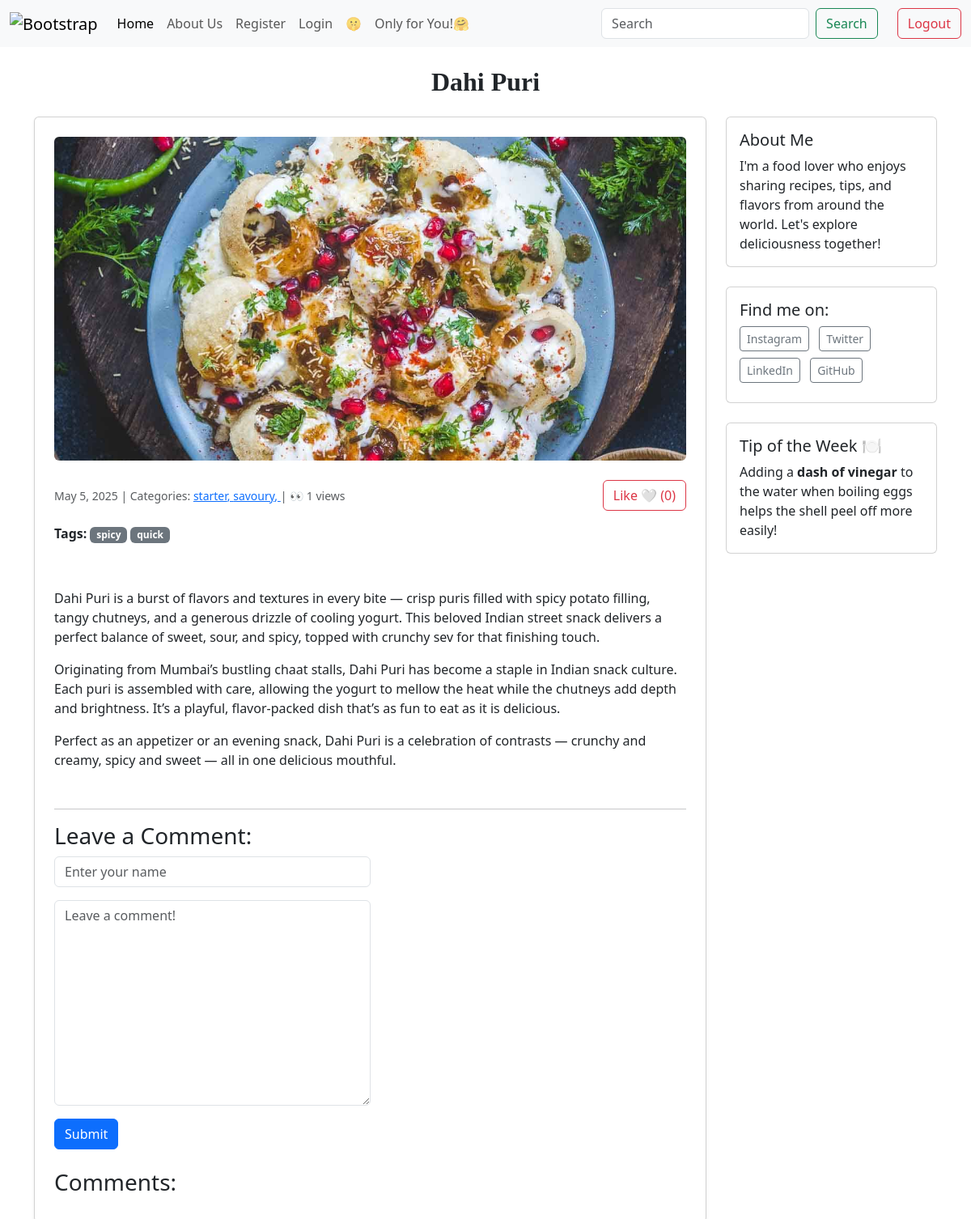
The app's page /post/17/ with its own data.
### blogapp/models.py (models this page shows, shortened)
class Post(models.Model):
    title = models.CharField(max_length=255)
    body = models.TextField(default='nada')
    created_on = models.DateTimeField(auto_now_add=True)
    last_modified = models.DateTimeField(auto_now=True)
    categories = models.ManyToManyField("Category", related_name="posts")
    image = models.ImageField(upload_to='post_images/', blank=True, null=True)
    likes = models.ManyToManyField(User, related_name='post_likes', blank=True) #The related_name='post_likes' is crucial for reverse lookup. i.e. user.post_likes.all()
    tags = models.ManyToManyField('Tag', blank=True, related_name='posts')
    def total_likes(self):
        return self.likes.count()
    @property
    def total_views(self):
        return self.postview_set.count() #postview_set is Django’s default reverse relation

class Category(models.Model):
    name = models.CharField(max_length=30)
    class Meta:
        verbose_name_plural = 'Categories'

class Tag(models.Model):
    name = models.CharField(max_length=20)

### blogapp/views.py (the view, shortened to what this page needs)
# urls.py: path("post/<int:pk>/", views.blog_detail, name="blog_detail"),
def blog_detail(request, pk):
    post = Post.objects.get(pk=pk)
    form = CommentForm()
    if request.user.is_authenticated:
        PostView.objects.create(user=request.user, post=post)
    comments = Comment.objects.filter(post=post)
    context = {
        "post": post,
        "comments": comments,
        "form": CommentForm(),
    }
    return render(request, "blogapp/detail.html", context)

### blogapp/forms.py
class CommentForm(forms.Form):
    author = forms.CharField(
        max_length=35,
        widget = forms.TextInput(
            attrs={"class": "form-control", "placeholder": "Enter your name"}
        ),
    )
    body = forms.CharField(
        widget=forms.Textarea(
            attrs={'class':'form-control', "placeholder":"Leave a comment!"}
        ),
    )

### blogapp/templates/blogapp/detail.html (shortened to what this page needs)
{% extends "blogapp/index.html" %}
{% load widget_tweaks %}
    {% block page_title %}
    <div class="text-center my-4">
     <h2 style="font-family: 'Javanese Text', serif; font-weight: bold;"> {{post.title }} </h2>
    </div>
    {% endblock page_title %}
    {% block page_content %}
    <div class="container mt-4">
        <div class="row">
            <div class="col-md-9">
                <div class="card p-4 shadow-sm">
                    <img src="{{ post.image.url }}" class="card-img-top mb-4 rounded" alt="{{post.title}}" style="max-height: 400px; object-fit: cover;">
                    <div class="d-flex align-items-center justify-content-between mb-3">
                        <small class="text-muted">
                            {{ post.created_on.date}} | Categories:
                            {% for category in post.categories.all %}
                                <a href="{% url 'blog_category' category.name %}">
                                    {{ category.name }},
                                </a>
                            {% endfor %}
                            | 👀 {{post.total_views}} views
                        </small>
                        <form action="{% url 'like_post' post.pk %}" method="POST">
                            {% if user in post.likes.all %}
                                <button type="submit" class="btn btn-danger">Unlike ❤️ ({{ post.total_likes }})</button>
                            {% else %}
                                <button type="submit" class="btn btn-outline-danger">Like 🤍 ({{ post.total_likes }})</button>
                            {% endif %}
                        </form>
                    </div>
                    <p><strong>Tags:</strong>
                        {% for tag in post.tags.all %}
                            <span class="badge bg-secondary">{{ tag.name }}</span>
                        {% empty %}
                            No tags.
                        {% endfor %}
                    </p>
                    <p class="mb-4 mt-3"> {{ post.body | linebreaks }}</p>
                    <hr>
                    <h3> Leave a Comment:</h3>
                    <form method="post" class="mb-4">
                        <div class='mb-3 w-50'>
                            {{form.author|add_class:"form_control"}}
                        </div>
                        <div class='mb-3 w-50'>
                            {{form.body|add_class:"form_control"}}
                        </div>
                        <button type="submit" class="btn btn-primary">Submit</button>
                    </form>
                    <h3>Comments: </h3>
                </div>
            </div>
             <div class="col-md-3">
                {% include "partials/sidebar.html" %}
             </div>
        </div>
    </div>
    {% endblock page_content %}

### records on screen
Post: title "Dahi Puri", image (picture), created_on "May 5, 2025", total_views "1", total_likes "0", body "Dahi Puri is a burst of flavors and textures in every bite — crisp puris filled with spicy potato filling, tangy chutneys, and a generous drizzle of cooling yogurt. This beloved Indian street snack delivers a perfect balance of sweet, sour, and spicy, topped with crunchy sev for that finishing touch. Originating from Mumbai’s bustling chaat stalls, Dahi Puri has become a staple in Indian snack culture. Each puri is assembled with care, allowing the yogurt to mellow the heat while the chutneys add depth and brightness. It’s a playful, flavor-packed dish that’s as fun to eat as it is delicious. Perfect as an appetizer or an evening snack, Dahi Puri is a celebration of contrasts — crunchy and…"
Category: name "starter"
Category: name "savoury"
Tag: name "spicy"
Tag: name "quick"
